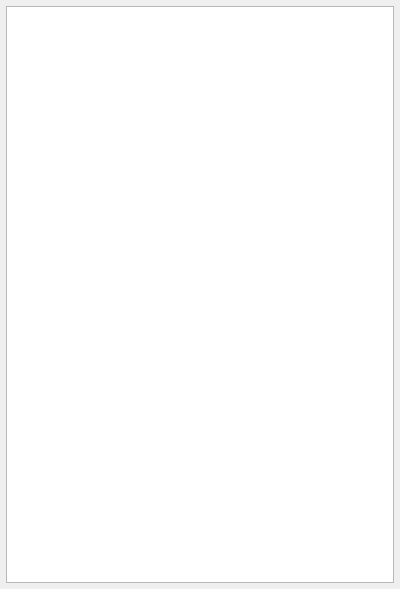
<?xml version="1.0" encoding="UTF-8"?>
<ui version="4.0">
 <class>DialogYACategories</class>
 <widget class="QDialog" name="DialogYACategories">
  <property name="geometry">
   <rect>
    <x>0</x>
    <y>0</y>
    <width>400</width>
    <height>589</height>
   </rect>
  </property>
  <property name="windowTitle">
   <string>Категории Яндекс.Маркет</string>
  </property>
  <layout class="QHBoxLayout" name="horizontalLayout">
   <property name="spacing">
    <number>6</number>
   </property>
   <property name="leftMargin">
    <number>6</number>
   </property>
   <property name="topMargin">
    <number>6</number>
   </property>
   <property name="rightMargin">
    <number>6</number>
   </property>
   <property name="bottomMargin">
    <number>6</number>
   </property>
   <item>
    <widget class="QTreeView" name="treeViewGroups">
     <property name="acceptDrops">
      <bool>true</bool>
     </property>
     <property name="dragEnabled">
      <bool>true</bool>
     </property>
     <property name="dragDropOverwriteMode">
      <bool>false</bool>
     </property>
     <property name="dragDropMode">
      <enum>QAbstractItemView::InternalMove</enum>
     </property>
     <property name="defaultDropAction">
      <enum>Qt::MoveAction</enum>
     </property>
     <property name="selectionMode">
      <enum>QAbstractItemView::ExtendedSelection</enum>
     </property>
     <property name="selectionBehavior">
      <enum>QAbstractItemView::SelectRows</enum>
     </property>
     <property name="uniformRowHeights">
      <bool>true</bool>
     </property>
     <property name="animated">
      <bool>true</bool>
     </property>
     <property name="expandsOnDoubleClick">
      <bool>false</bool>
     </property>
    </widget>
   </item>
  </layout>
 </widget>
 <resources/>
 <connections/>
</ui>
